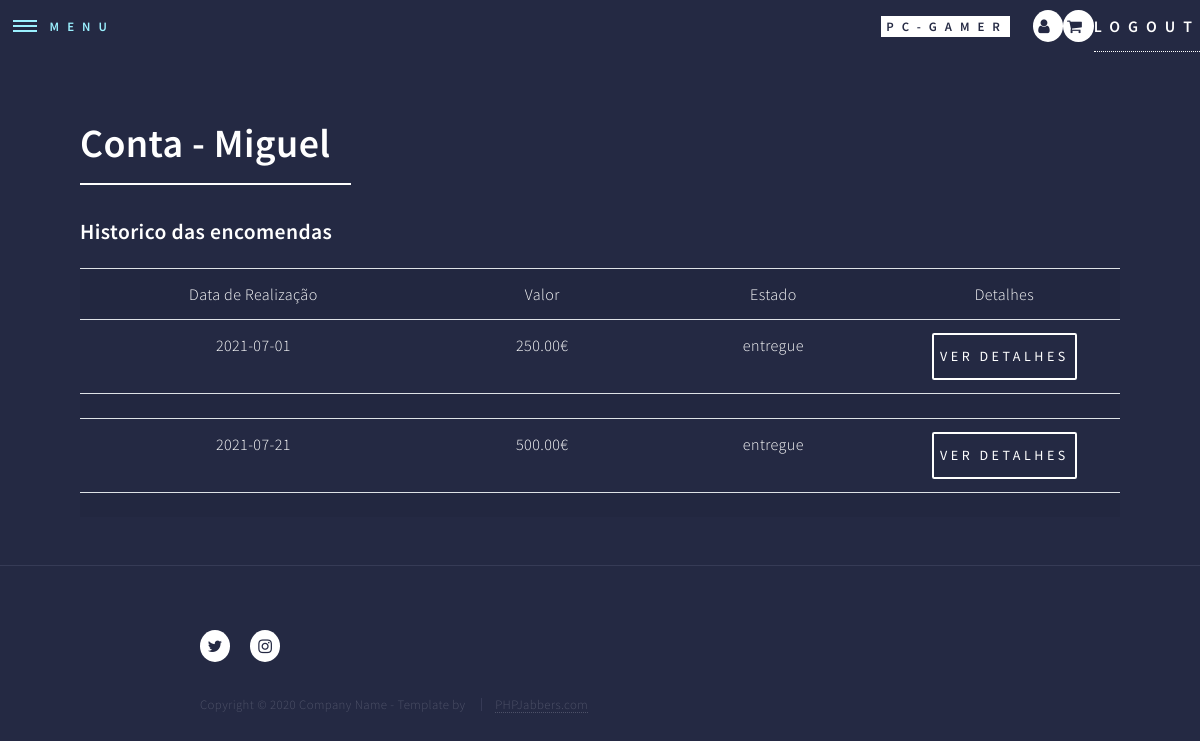
The app's page /utilizador.php (signed in), older data.
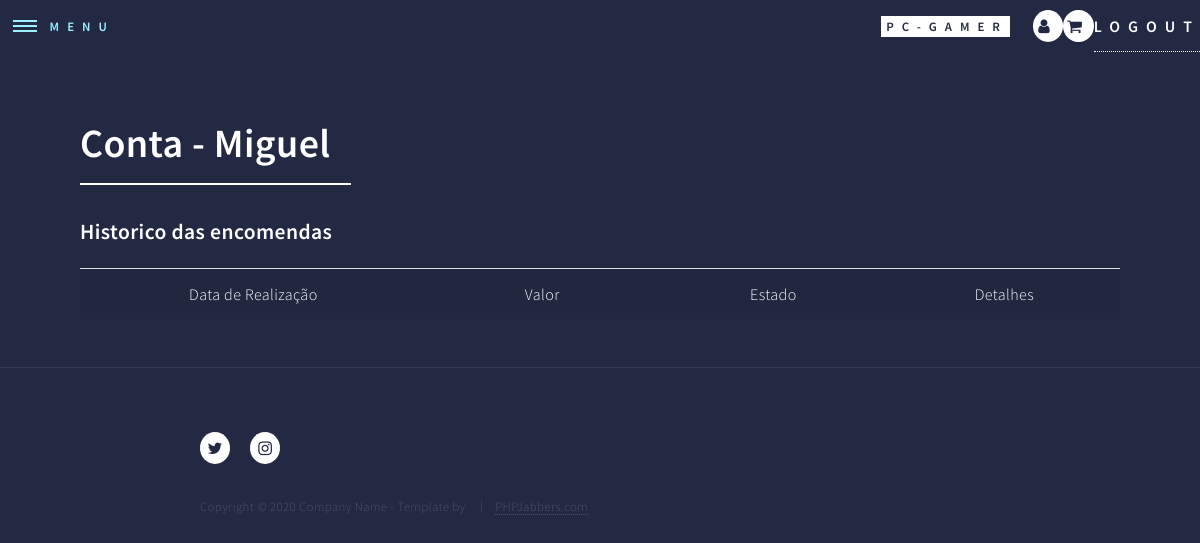
The same page, newer data.
### tables this page shows
CREATE TABLE `encomendas`  (
  `encomendaId` int(11) NOT NULL AUTO_INCREMENT,
  `encomendaData` date NOT NULL,
  `encomendaEstado` enum('preparacao','caminho','entregue') NOT NULL,
  `encomendaValorFinal` decimal(10, 2) NOT NULL,
  `encomendaPerfilId` int(11) NOT NULL,
  PRIMARY KEY (`encomendaId`) USING BTREE,
  INDEX `fk_encomendas_perfis1_idx`(`encomendaPerfilId`) USING BTREE,
  CONSTRAINT `fk_encomendas_perfis1` FOREIGN KEY (`encomendaPerfilId`) REFERENCES `perfis` (`perfilId`) ON DELETE NO ACTION ON UPDATE NO ACTION
);

### utilizador.php (the view, shortened to what this page needs)
<?php
include_once("includes/body.inc.php");
?>
<div id="main" class="alt">
    <section id="one">
        <div class="inner">
            <header class="major">
                <?php if(isset($_SESSION['id'])){ ?>
                    <h1> Conta - <?php echo  $_SESSION['nome']?></h1>
                <?php }else{ ?>
                    <h1> Conta </h1>
                <?php }?>
            </header>
            <table class='table table-striped table-hover' width="70%">
                <h3>Historico das encomendas</h3>
                <tr>
                    <th width="30%" class="text-center" >Data de Realização</th>
                    <th width="20%" class="text-center">Valor</th>
                    <th width="20%" class="text-center">Estado</th>
                    <th width="20%" class="text-center">Detalhes</th>
                </tr>
                <?php
                $sql="  select *
                        from encomendas
                        where encomendaPerfilId=".$_SESSION['id'];
                $res=mysqli_query($con,$sql);
                $i = 0;
                while($dados=mysqli_fetch_array($res)){
                    ?>
                    <tr>
                        <td class="text-center"><?php echo $dados['encomendaData']?></td>
                        <td class="text-center"><?php echo $dados['encomendaValorFinal']?>&euro;</td>
                        <td class="text-center"><?php echo $dados['encomendaEstado']?></td>
                        <td class="text-center"><button class="btn btn-sm" onclick="mostrarDetalhes(<?php echo $i?>)">ver Detalhes </button></td>
                    </tr>
                    <tr>
                        <td colspan="5">
                                <?php
                                    $i = $i + 1;
                                ?>
                        </td>
                    </tr>
                <?php
                }
                ?>
            </table>
    </section>
</div>

Row changes from the older to the newer data that the page shows:
removed encomendas: encomendaData "2021-07-01", encomendaValorFinal "250.00", encomendaEstado "entregue"
removed encomendas: encomendaData "2021-07-21", encomendaValorFinal "500.00", encomendaEstado "entregue"
